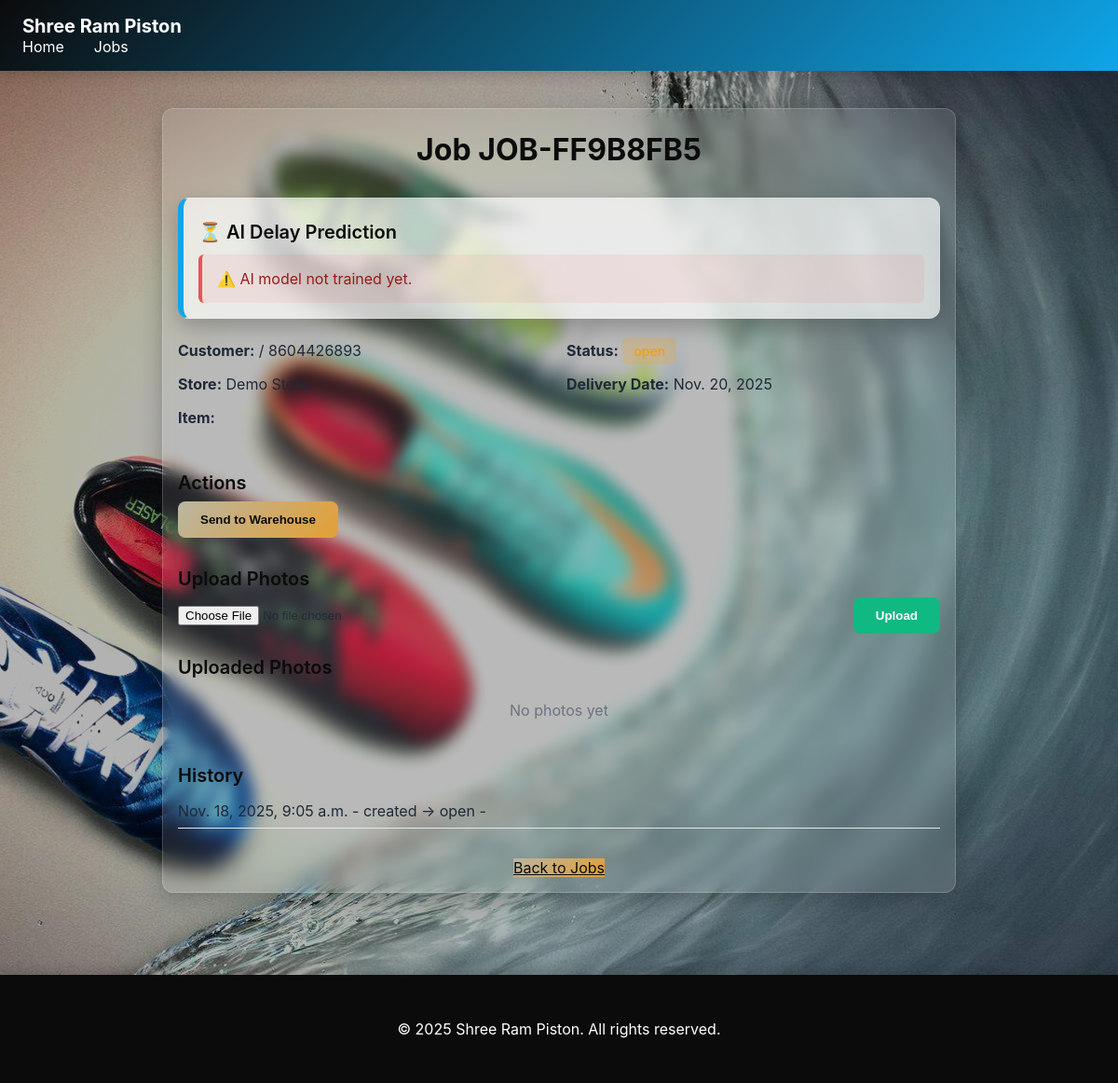
Screenshot of /jobs/JOB-FF9B8FB5/ with the database file from the repository.
### repairs/models.py (models this page shows, shortened)
class RepairJob(models.Model):
    STATUS_CHOICES = [
        ('open', 'Open'),
        ('dispatched', 'Dispatched to Warehouse'),
        ('received', 'Received at Warehouse'),
        ('repairing', 'Repairing'),
        ('not_repairable', 'Not Repairable'),
        ('ready', 'Ready for Pickup'),
        ('dispatched_back', 'Dispatched Back to Store'),
        ('closed', 'Closed'),
    ]
    job_id = models.CharField(max_length=50, default=generate_job_id, unique=True)
    store = models.ForeignKey(Store, on_delete=models.SET_NULL, null=True)
    customer = models.ForeignKey(Customer, on_delete=models.PROTECT)
    item_name = models.CharField(max_length=200)
    item_details = models.TextField(blank=True)
    damage_reason = models.TextField(blank=True)
    repair_days = models.IntegerField(default=2)
    delivery_date = models.DateField(null=True, blank=True)
    status = models.CharField(max_length=30, choices=STATUS_CHOICES, default='open')
    courier = models.ForeignKey(Courier, on_delete=models.SET_NULL, null=True, blank=True)
    awb = models.CharField(max_length=200, blank=True)
    otp = models.CharField(max_length=6, blank=True)
    otp_expiry = models.DateTimeField(null=True, blank=True)
    created_by = models.ForeignKey(User, on_delete=models.SET_NULL, null=True, blank=True)
    created_at = models.DateTimeField(auto_now_add=True)
    updated_at = models.DateTimeField(auto_now=True)

class Customer(models.Model):
    phone = models.CharField(max_length=20, unique=True)
    name = models.CharField(max_length=200, blank=True)
    email = models.EmailField(blank=True)

class Store(models.Model):
    name = models.CharField(max_length=200)
    address = models.TextField(blank=True)
    def __str__(self):
        return self.name

class StatusHistory(models.Model):
    job = models.ForeignKey(RepairJob, on_delete=models.CASCADE, related_name='history')
    from_status = models.CharField(max_length=100)
    to_status = models.CharField(max_length=100)
    by = models.ForeignKey(User, on_delete=models.SET_NULL, null=True, blank=True)
    note = models.TextField(blank=True)
    timestamp = models.DateTimeField(auto_now_add=True)

### repairs/views.py (the view)
# urls.py: path("jobs/<str:job_id>/", views.job_detail, name="job_detail"),
def job_detail(request, job_id):
    job = get_object_or_404(RepairJob, job_id=job_id)
    return render(request, "repairs/job_detail.html", {"job": job})

### repairs/templates/repairs/job_detail.html (shortened to what this page needs)
<!DOCTYPE html>
<html lang="en">
<head>
    {% load static %}
    <link rel="stylesheet" href="{% static 'repairs/theme.css' %}">
</head>
<body>
<nav>
    <div class="container flex-between" style="max-width: 1200px; margin: 0 auto; padding: 0 1.5rem;">
        <div style="font-size: 1.25rem; font-weight: 700;">Shree Ram Piston</div>
        <div style="display: flex; gap: 2rem;">
            <a href="{% url 'repairs:home' %}">Home</a>
            <a href="{% url 'repairs:job_list' %}">Jobs</a>
        </div>
    </div>
</nav>
<div class="container" style="padding: 2rem 1.5rem; max-width: 900px;">
    <div class="card">
        <h1 style="text-align:center; margin-bottom:2rem;">Job {{ job.job_id }}</h1>
        <div class="card" style="margin-top: 1.5rem; background:#ffffffaa; border-left:6px solid #0ea5e9;">
            <h3 style="margin-bottom:0.75rem;">⏳ AI Delay Prediction</h3>
            <div id="aiDelayBox" class="info-box" style="font-size:1rem; padding:1rem;">
            </div>
        </div>
        <div style="display:grid; grid-template-columns:1fr 1fr; gap:1rem; margin-bottom:2rem;">
            <div>
                <p><strong>Customer:</strong> {{ job.customer.name }} / {{ job.customer.phone }}</p>
                <p><strong>Store:</strong> {{ job.store }}</p>
                <p><strong>Item:</strong> {{ job.item_name }}</p>
            </div>
            <div>
                <p>
                    <strong>Status:</strong>
                    <span class="badge
                        {% if job.status == 'open' %} badge-warning
                        {% elif job.status == 'dispatched' %} badge-warning
                        {% elif job.status == 'received' %} badge-primary
                        {% elif job.status == 'repairing' %} badge-secondary
                        {% elif job.status == 'ready' %} badge-success
                        {% elif job.status == 'not_repairable' %} badge-danger
                        {% elif job.status == 'dispatched_back' %} badge-info
                        {% endif %}
                    ">{{ job.status }}</span>
                </p>
                <p><strong>Delivery Date:</strong> {{ job.delivery_date }}</p>
            </div>
        </div>
        <h3>Actions</h3>
        <div style="display:flex; flex-direction:column; gap:0.5rem; margin-bottom:2rem;">
            {% if job.status == 'open' %}
            <form method="POST" action="{% url 'repairs:send_to_warehouse' job.job_id %}">
                <button class="btn-primary">Send to Warehouse</button>
            </form>
            {% elif job.status == 'dispatched' %}
            <form method="POST" action="{% url 'repairs:mark_received' job.job_id %}">
                {% csrf_token %}
                <button class="btn-warning">Mark as Received at Warehouse</button>
            </form>
            {% elif job.status == 'received' %}
            <form method="POST" action="{% url 'repairs:mark_repairing' job.job_id %}">
                {% csrf_token %}
                <button class="btn-secondary">Start Repair</button>
            </form>
            {% elif job.status == 'dispatched_back' %}
            <p style="color: #9ca3af;">Item is sent back to store.</p>
            {% elif job.status == 'not_repairable' %}
            <p style="color:#dc2626;">This item has been marked as NOT REPAIRABLE.</p>
            {% endif %}
        </div>
        <h3>Upload Photos</h3>
        <form id="uploadForm" action="{% url 'repairs:upload_photo' job.job_id %}"
              method="POST" enctype="multipart/form-data"
              style="margin-bottom: 1.5rem;">
            <div style="display:flex; align-items:center; gap:1rem;">
                <input type="file" name="photo" accept="image/*" style="flex:1;">
                <button type="submit" class="btn-success">Upload</button>
            </div>
        </form>
        <h3>Uploaded Photos</h3>
        <div style="display:grid; grid-template-columns:repeat(auto-fit, minmax(200px,1fr)); gap:1.5rem; margin-bottom:2rem;">
            {% for p in job.photos.all %}
            <img src="{{ p.file.url }}" alt="Job Photo"
                 style="width:100%; height:10rem; object-fit:cover; border-radius:8px;">
            {% empty %}
            <p style="grid-column:1/-1; text-align:center; color:#6b7280;">No photos yet</p>
            {% endfor %}
        </div>
        <h3>History</h3>
        <div style="margin-bottom:2rem;">
            {% for h in job.history.all %}
            <div style="padding:0.5rem 0; border-bottom:1px solid #e5e7eb;">
                {{ h.timestamp }} - {{ h.from_status }} → {{ h.to_status }} - {{ h.note }}
            </div>
            {% empty %}
            <div style="padding:0.5rem 0; text-align:center; color:#6b7280;">No history</div>
            {% endfor %}
        </div>
        <div style="text-align:center; margin-top:2rem;">
            <a href="{% url 'repairs:job_list' %}" class="btn-primary">Back to Jobs</a>
        </div>
    </div>
</div>
<footer>
    <p>© 2025 Shree Ram Piston. All rights reserved.</p>
</footer>
</body>
</html>

### repairs/static/repairs/theme.css (style rules this page uses)
:root { --primary: #0ea5e9; --primary-dark: #0284c7; --dark: #0b0b0b; --white: #ffffff; --accent: #e49f33; --accent-light: #b9b6a2; --text-dark: #1f2937; --text-light: #6b7280; --bg-light: #f9fafb; --bg-gray: #f3f4f6; --border: #e5e7eb; --transition: 0.3s; }
* { box-sizing: border-box; }
body { font-family: 'Inter', 'Segoe UI', 'Helvetica Neue', sans-serif; background-color: var(--bg-gray); color: var(--text-dark); margin: 0; padding: 0; }
body::before { content: ""; position: fixed; inset: 0; background-image: url("/static/repairs/bg.jpg"); background-size: cover; background-position: center center; background-repeat: no-repeat; filter: blur(0px) brightness(1.4); transform: scale(1.03); z-index: -2; }
body::after { content: ""; position: fixed; inset: 0; background: rgba(0, 0, 0, 0.3); z-index: -1; }
nav, .navbar { background: linear-gradient(135deg, var(--dark) 0%, var(--primary) 100%); color: var(--white); box-shadow: 0 4px 12px rgba(0, 0, 0, 0.15); padding: 1rem 0; }
nav a, .navbar a { color: var(--white); text-decoration: none; transition: color var(--transition); }
.container { max-width: 1000px; margin: 0 auto; padding: 0 1.5rem; }
.card, .auth-container, .form-container { background: rgba(255, 255, 255, 0.10); border-radius: 12px; border: 1px solid rgba(255, 255, 255, 0.18); box-shadow: 0 8px 24px rgba(0, 0, 0, 0.25); padding: 1rem; margin: 0.5rem 0; backdrop-filter: blur(8px); -webkit-backdrop-filter: blur(8px); }
h1, h2, h3, h4, h5, h6 { color: var(--dark); margin: 0.5rem 0; }
h1 { font-size: 2rem; font-weight: 700; }
h3 { font-size: 1.25rem; font-weight: 600; }
button, .btn { padding: 0.75rem 1.5rem; border-radius: 8px; font-weight: 600; cursor: pointer; transition: 0.3s; border: none; }
.btn-primary { background: linear-gradient(135deg, var(--accent-light) 0%, var(--accent) 100%); color: var(--dark); }
.btn-success { background: #10b981; color: white; }
.badge { padding: 0.375rem 0.75rem; border-radius: 6px; font-size: 0.875rem; font-weight: 500; }
.badge-warning { background: rgba(245,158,11,0.2); color: #f59e0b; }
footer { background: var(--dark); color: white; text-align: center; padding: 2rem 1rem; margin-top: 3rem; box-shadow: 0 -4px 12px rgba(0,0,0,0.15); }
.error-box { background: rgba(239, 68, 68, 0.08); border-left: 4px solid rgba(239, 68, 68, 0.9); color: #991b1b; padding: 0.75rem 1rem; border-radius: 6px; }

### rows the page displays
RepairJob: job_id "JOB-FF9B8FB5", customer.phone "8604426893", store "Demo Store", delivery_date "Nov. 20, 2025"
StatusHistory: timestamp "Nov. 18, 2025, 9:05 a.m.", from_status "created", to_status "open"
